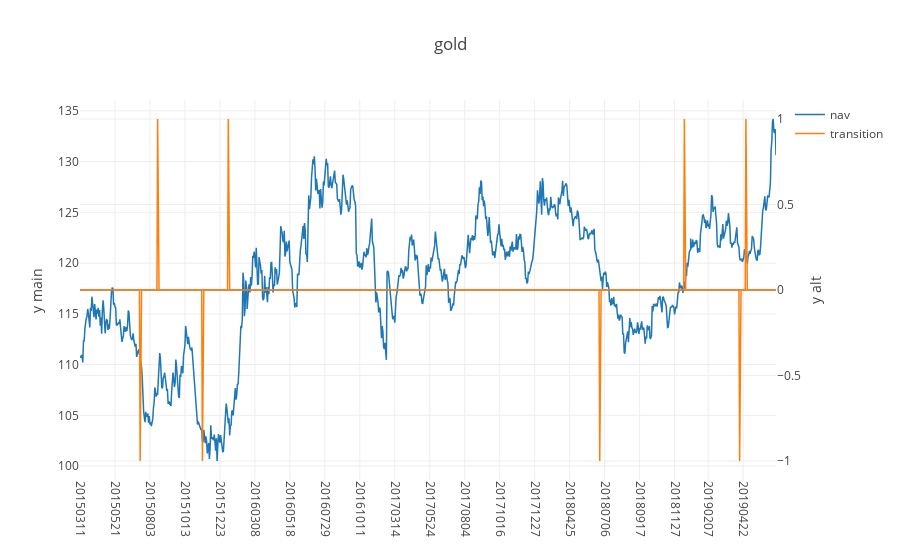
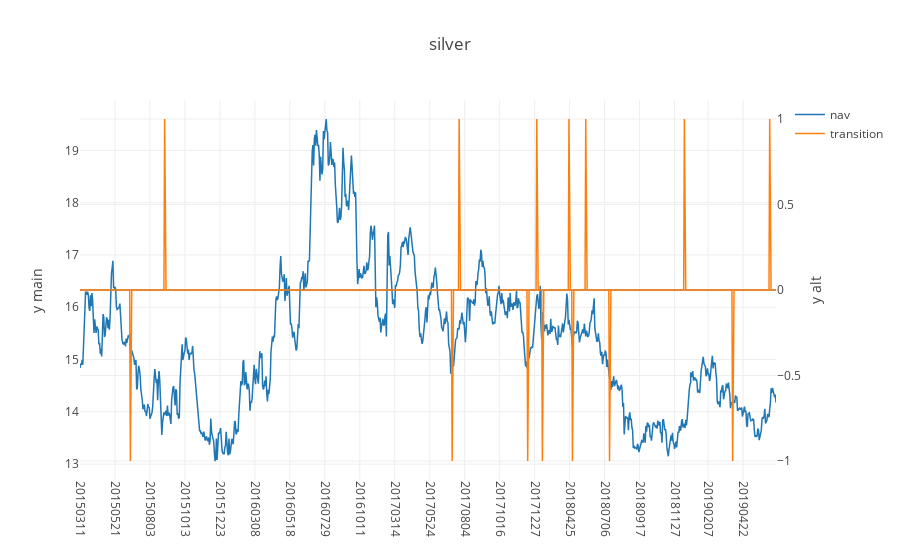

Notebook code for these charts, in order:
### Code cell
field_to_chart = 'nav'
field_to_chart2 = 'monman_net'
for sym in dict_df.keys():
    df_all_in = dict_df[sym].copy()    
    df_all_in[f'{field_to_chart2}_prev'] = df_all_in[field_to_chart2].shift(1)
    df_all_in['is_transition'] = df_all_in.apply(lambda r: 1 if r[field_to_chart2] / r[f'{field_to_chart2}_prev'] < 0 else 0,axis=1)
    df_all_in['trans_sign'] = df_all_in.apply(lambda r: 1 if r[field_to_chart2] - r[f'{field_to_chart2}_prev'] > 0 else -1,axis=1)
    df_all_in['transition'] = df_all_in.is_transition * df_all_in.trans_sign
    df_all_in2 = df_all_in[['trade_date',field_to_chart,'transition']]
    fig = ju.plotly_pandas(df_all_in2[['trade_date',field_to_chart,'transition']],x_column='trade_date',plot_title=sym)
    iplot(fig)
# len(df_all_in[df_all_in.tran_count==1])/len(df_all_in)

### Figure 1 — Plotly figure (JSON) as saved in the notebook; plotly's stock layout.template omitted (floating-point values rounded to 4 significant figures; data arrays with more than 128 entries replaced by an {"elided": "..."} marker saying what was removed)
{"data": [{"line": {"color": "rgba (31, 119, 180, 1)", "dash": "solid", "width": 1.5}, "mode": "lines", "name": "nav", "type": "scatter", "uid": "978b1568-a1cb-11e9-b99b-8c859025e7f9", "x": {"elided": "1000 int values"}, "xaxis": "x", "y": {"elided": "998 float values"}, "yaxis": "y"}, {"line": {"color": "rgba (255, 127, 14, 1)", "dash": "solid", "width": 1.5}, "mode": "lines", "name": "transition", "type": "scatter", "uid": "978b16be-a1cb-11e9-b349-8c859025e7f9", "x": {"elided": "1000 int values"}, "xaxis": "x", "y": {"elided": "998 int values"}, "yaxis": "y2"}], "layout": {"title": "gold", "xaxis": {"tickangle": 90, "ticktext": [20150311, 20150521, 20150803, 20151013, 20151223, 20160308, 20160518, 20160729, 20161011, 20170314, 20170524, 20170804, 20171016, 20171227, 20180425, 20180706, 20180917, 20181127, 20190207, 20190422], "tickvals": [20150311, 20150521, 20150803, 20151013, 20151223, 20160308, 20160518, 20160729, 20161011, 20170314, 20170524, 20170804, 20171016, 20171227, 20180425, 20180706, 20180917, 20181127, 20190207, 20190422], "type": "category"}, "xaxis2": {"tickangle": 90, "ticktext": [20150311, 20150521, 20150803, 20151013, 20151223, 20160308, 20160518, 20160729, 20161011, 20170314, 20170524, 20170804, 20171016, 20171227, 20180425, 20180706, 20180917, 20181127, 20190207, 20190422], "tickvals": [20150311, 20150521, 20150803, 20151013, 20151223, 20160308, 20160518, 20160729, 20161011, 20170314, 20170524, 20170804, 20171016, 20171227, 20180425, 20180706, 20180917, 20181127, 20190207, 20190422], "type": "category"}, "yaxis": {"title": "y main"}, "yaxis2": {"overlaying": "y", "side": "right", "title": "y alt"}}}

### Figure 2 — Plotly figure (JSON) as saved in the notebook; plotly's stock layout.template omitted (floating-point values rounded to 4 significant figures; data arrays with more than 128 entries replaced by an {"elided": "..."} marker saying what was removed)
{"data": [{"line": {"color": "rgba (31, 119, 180, 1)", "dash": "solid", "width": 1.5}, "mode": "lines", "name": "nav", "type": "scatter", "uid": "97df1354-a1cb-11e9-a5c4-8c859025e7f9", "x": {"elided": "1000 int values"}, "xaxis": "x", "y": {"elided": "998 float values"}, "yaxis": "y"}, {"line": {"color": "rgba (255, 127, 14, 1)", "dash": "solid", "width": 1.5}, "mode": "lines", "name": "transition", "type": "scatter", "uid": "97df14ba-a1cb-11e9-b246-8c859025e7f9", "x": {"elided": "1000 int values"}, "xaxis": "x", "y": {"elided": "998 int values"}, "yaxis": "y2"}], "layout": {"title": "silver", "xaxis": {"tickangle": 90, "ticktext": [20150311, 20150521, 20150803, 20151013, 20151223, 20160308, 20160518, 20160729, 20161011, 20170314, 20170524, 20170804, 20171016, 20171227, 20180425, 20180706, 20180917, 20181127, 20190207, 20190422], "tickvals": [20150311, 20150521, 20150803, 20151013, 20151223, 20160308, 20160518, 20160729, 20161011, 20170314, 20170524, 20170804, 20171016, 20171227, 20180425, 20180706, 20180917, 20181127, 20190207, 20190422], "type": "category"}, "xaxis2": {"tickangle": 90, "ticktext": [20150311, 20150521, 20150803, 20151013, 20151223, 20160308, 20160518, 20160729, 20161011, 20170314, 20170524, 20170804, 20171016, 20171227, 20180425, 20180706, 20180917, 20181127, 20190207, 20190422], "tickvals": [20150311, 20150521, 20150803, 20151013, 20151223, 20160308, 20160518, 20160729, 20161011, 20170314, 20170524, 20170804, 20171016, 20171227, 20180425, 20180706, 20180917, 20181127, 20190207, 20190422], "type": "category"}, "yaxis": {"title": "y main"}, "yaxis2": {"overlaying": "y", "side": "right", "title": "y alt"}}}
